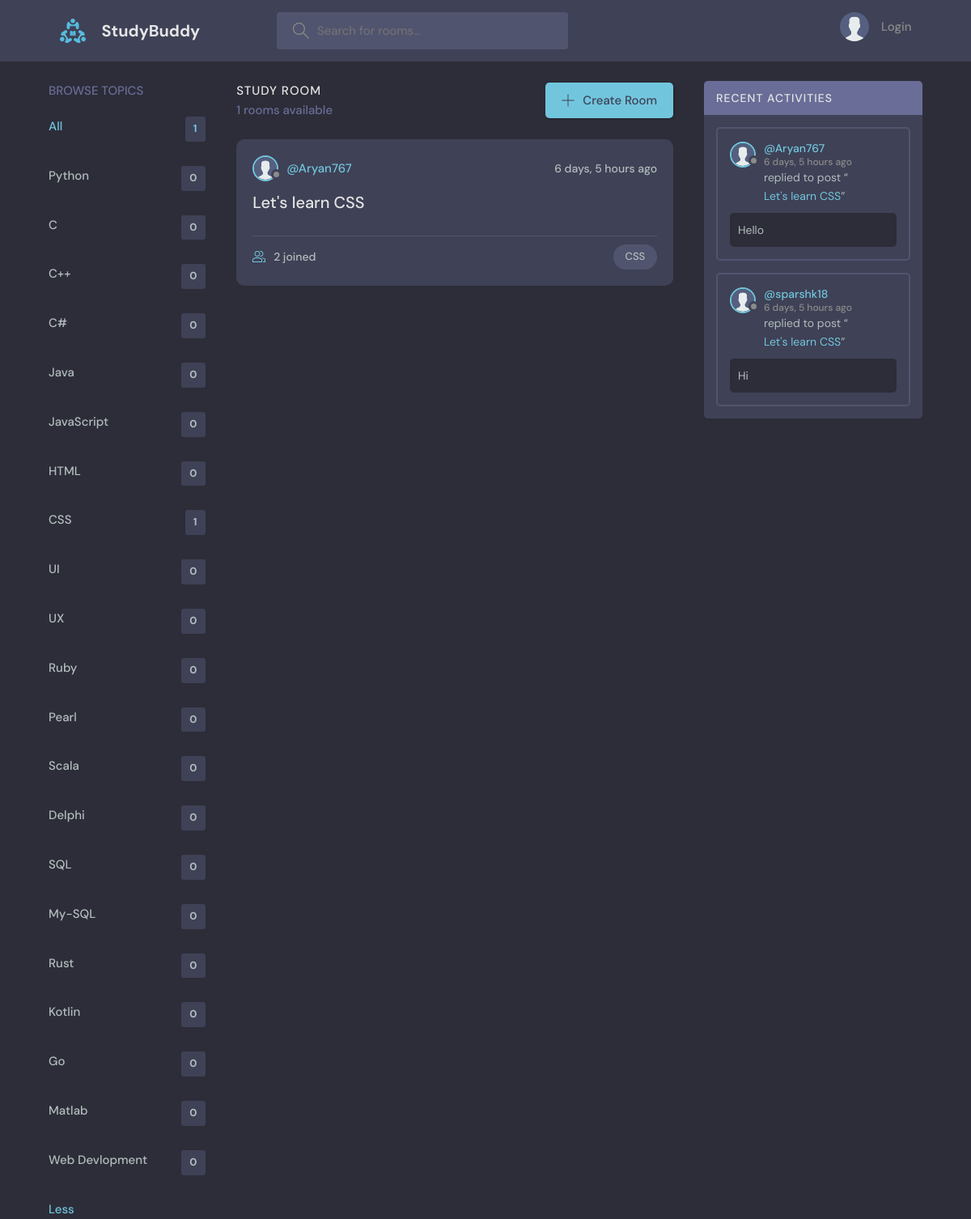
The app's page /home_2 with its own data.
### base/models.py (models this page shows, shortened)
class Topic(models.Model):
    name = models.CharField(max_length=200)

class Room(models.Model):
    host = models.ForeignKey(User, on_delete=models.CASCADE, null=True)
    topic = models.ForeignKey(Topic, on_delete=models.CASCADE, null=True)
    name = models.CharField(max_length=200)
    description = models.TextField(null=True, blank=True)
    participants = models.ManyToManyField(User, related_name='participants', blank=True)
    updated = models.DateTimeField(auto_now=True)
    created = models.DateTimeField(auto_now_add=True)
    class Meta:
        ordering = ['-updated', '-created']

class Message(models.Model):
    user = models.ForeignKey(User, on_delete=models.CASCADE)
    room = models.ForeignKey(Room, on_delete=models.CASCADE)
    body = models.TextField()
    updated = models.DateTimeField(auto_now=True)
    created = models.DateTimeField(auto_now_add=True)
    class Meta:
        ordering = ['-updated', '-created']

### base/views.py (the view)
# urls.py: path('home_2', views.home_2, name="home_2")
def home_2(request):
    q = request.GET.get('q') if request.GET.get('q') != None else ''
    rooms = Room.objects.filter(
        Q(topic__name__icontains=q) |
        Q(name__icontains=q) |
        Q(description__icontains=q))
    topics = Topic.objects.all()
    room_count = rooms.count()
    room_messages = Message.objects.filter(Q(room__name__icontains=q))
    context = {'rooms' : rooms, 'topics' : topics, 'room_count' : room_count, 'room_messages' : room_messages}
    return render(request, 'base/home2.html', context)

### base/templates/base/home2.html (shortened to what this page needs)
{% extends 'main.html' %}
{% block content %}
<main class="layout layout--3">
  <div class="container">
    {% include 'base/topics_component2.html' %}
    <div class="roomList">
      <div class="roomList__header">
        <div>
          <h2>Study Room</h2>
          <p>{{room_count}} rooms available</p>
        </div>
        <a class="btn btn--main" href="{% url 'create-room' %}">
          <svg version="1.1" xmlns="http://www.w3.org/2000/svg" width="32" height="32" viewBox="0 0 32 32">
            <title>add</title>
            <path
              d="M16.943 0.943h-1.885v14.115h-14.115v1.885h14.115v14.115h1.885v-14.115h14.115v-1.885h-14.115v-14.115z"
            ></path>
          </svg>
          Create Room
        </a>
      </div>
      {% include 'base/feed_component.html' %}
    </div>
  {% include 'base/activity_component.html' %}
  </div>
</main>
{% endblock content %}

### base/templates/base/topics_component2.html
<div class="topics">
    <div class="topics__header">
      <h2>Browse Topics</h2>
    </div>
    <ul class="topics__list">
      <li>
        <a href="{% url 'home' %}" class="active">All <span>{{room_count}}</span></a>
      </li>
      {% for topic in topics %}
      <li>
        <a href="{% url 'home' %}?q={{topic.name}}">{{ topic.name }}<span>{{topic.room_set.all.count}}</span></a>
      </li>
      {% endfor %}
      <a class="btn btn--link" href="{% url 'home' %}">
        Less
      </a>
    </ul>
  </div>

### base/templates/base/feed_component.html (shortened to what this page needs)
{% load static %}
{% for room in rooms %}
<div class="roomListRoom">
        <div class="roomListRoom__header">
            <a href="{% url 'user-profile' room.host.id %}" class="roomListRoom__author">
                <div class="avatar avatar--small">
                    <img src="{% static 'images/avatar.svg' %}" />
                </div>
                <span>@{{room.host.username}}</span>
            </a>
            <div class="roomListRoom__actions">
            <span>{{room.created|timesince}} ago</span>
        </div>
    </div>
    <div class="roomListRoom__content">
        <a href="{% url 'room' room.id %}">{{room.name}}</a>
    </div>
    <div class="roomListRoom__meta">
        <a href="{% url 'room' room.id %}" class="roomListRoom__joined">
            {{room.participants.all.count}} joined
        </a>
        <p class="roomListRoom__topic">{{room.topic.name}}</p>
    </div>
</div>
{% endfor %}

### base/templates/base/activity_component.html (shortened to what this page needs)
{% load static %}
<div class="activities">
    <div class="activities__header">
      <h2>Recent Activities</h2>
    </div>
    {% for message in room_messages %}
    <div class="activities__box">
      <div class="activities__boxHeader roomListRoom__header">
        <a href="{% url 'user-profile' message.user.id %}" class="roomListRoom__author">
          <div class="avatar avatar--small">
            <img src="{% static 'images/avatar.svg' %}" />
          </div>
          <p>
            @{{ message.user }}
            <span>{{ message.created|timesince }} ago</span>
          </p>
        </a>
      </div>
      <div class="activities__boxContent">
        <p>replied to post “<a href="{% url 'room' message.room.id %}">{{ message.room.name }}</a>”</p>
        <div class="activities__boxRoomContent">
          {{ message.body }}
        </div>
      </div>
    </div>
    {% endfor %}
</div>

### records on screen
Topic: name "Python", room_set.all.count "0"
Topic: name "C", room_set.all.count "0"
Topic: name "C++", room_set.all.count "0"
Topic: name "C#", room_set.all.count "0"
Topic: name "Java", room_set.all.count "0"
Topic: name "JavaScript", room_set.all.count "0"
Topic: name "HTML", room_set.all.count "0"
Topic: name "CSS", room_set.all.count "1"
Topic: name "UI", room_set.all.count "0"
Topic: name "UX", room_set.all.count "0"
Topic: name "Ruby", room_set.all.count "0"
Topic: name "Pearl", room_set.all.count "0"
Topic: name "Scala", room_set.all.count "0"
Topic: name "Delphi", room_set.all.count "0"
Topic: name "SQL", room_set.all.count "0"
Topic: name "My-SQL", room_set.all.count "0"
Topic: name "Rust", room_set.all.count "0"
Topic: name "Kotlin", room_set.all.count "0"
Topic: name "Go", room_set.all.count "0"
Topic: name "Matlab", room_set.all.count "0"
Topic: name "Web Devlopment", room_set.all.count "0"
Room: host.username "Aryan767", created "6 days, 5 hours", name "Let's learn CSS", participants.all.count "2", topic.name "CSS"
Message: user "Aryan767", created "6 days, 5 hours", room.name "Let's learn CSS", body "Hello"
Message: user "sparshk18", created "6 days, 5 hours", room.name "Let's learn CSS", body "Hi"

### other values on screen
{{ room_count }} "1"
